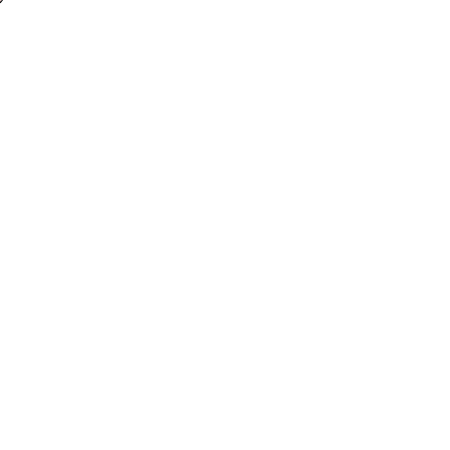
Frame 1 (no input)
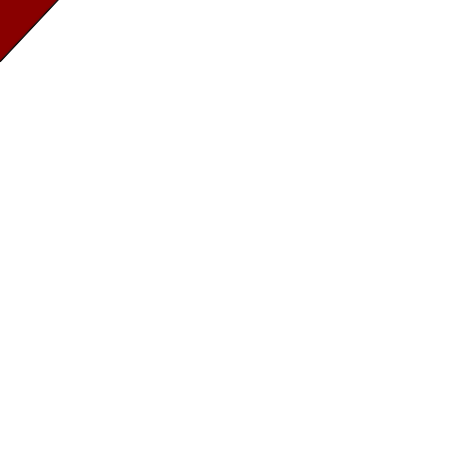
Frame 60 (the mouse pressed at the canvas centre just before this capture)
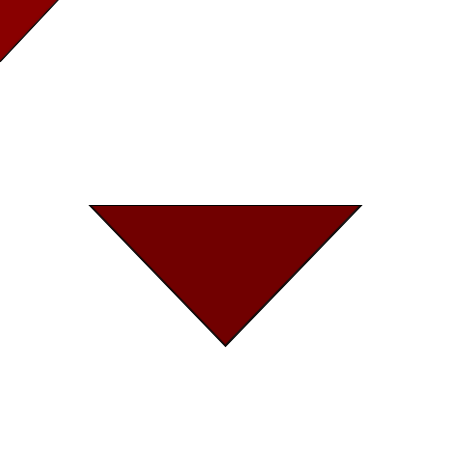
Frame 120 (the mouse held since frame 60 and released just before this capture)

The Processing sketch that drew these frames (run headless with seeded random() and noise(); from frame 60 on, the mouse is pressed at the canvas centre):

// Processing sketch: processing_14881
// ── processing_14881.pde

int variable;
void setup() {
  variable = 1;
  size(450,450);
  background(255);
}

void draw() {
  variable= variable+1;
  frameRate (10);
  fill(random(250),0,0,random(250));
  triangle(mouseX,mouseY+variable,mouseX-15-variable,mouseY-20,mouseX+15+variable,mouseY-20);
}

void mouseClicked() {
  variable = 450;
}
